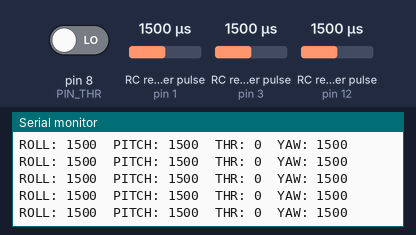
Bench run of a sketch on a simulated Arduino Uno, built with avr-gcc and run on an emulated ATmega328P. Parts: the last lines printed to the serial monitor. Wiring (inferred from the names in the program): 3 × RC receiver channel: data pin 1 / data pin 3 / data pin 12. The inputs (shaded band) are chosen by the test bench; at power-on: RC receiver pulse (sensors on pin 1, pin 3, pin 12) 1500 µs, pin 8 (PIN_THR) LOW.

Above: at 1.2 s.
1.3 s: RC receiver pulse (sensor on pin 1) set to 1020 µs
At 1.42 s:
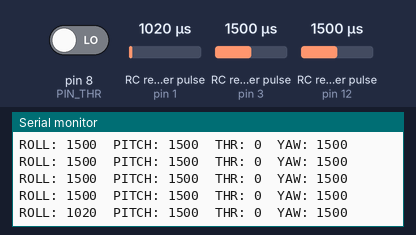
2.8 s: RC receiver pulse (sensor on pin 3) set to 1020 µs
At 2.83 s:
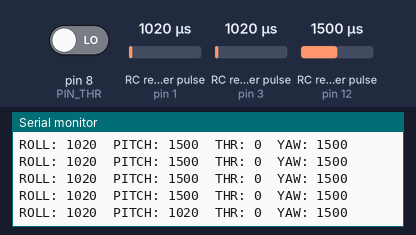
4.3 s: RC receiver pulse (sensor on pin 12) set to 1020 µs
At 4.35 s:
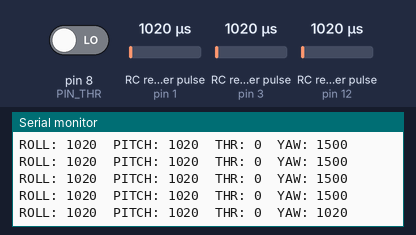
5.8 s: RC receiver pulse (sensor on pin 1) set to 1250 µs
At 5.86 s:
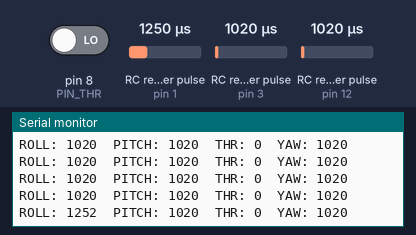
7.3 s: RC receiver pulse (sensor on pin 3) set to 1250 µs
At 7.37 s:
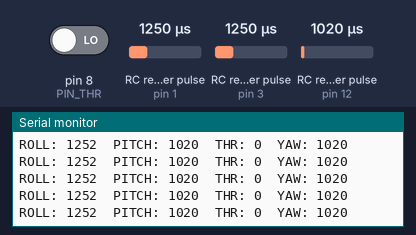
10.3 s: RC receiver pulse (sensor on pin 12) set to 1250 µs
At 10.3 s:
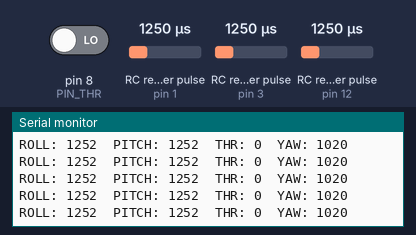
Timing chart, 0 to 12.8 s (numbered marks = the images above; inputs shaded):
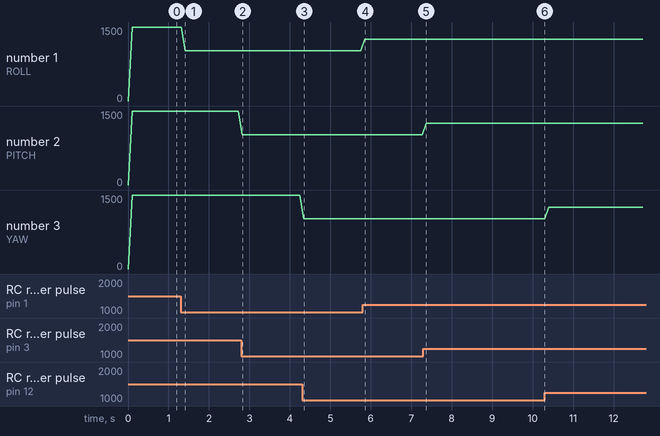

Measured:
- after the input at 1.3 s, the serial monitor: prints a new line after 0.11 s (image 1)
- after the input at 2.8 s, the serial monitor: prints a new line at once (image 2)
- after the input at 4.3 s, the serial monitor: prints a new line at once (image 3)
- after the input at 5.8 s, the serial monitor: prints a new line after 0.06 s (image 4)
- plotted number 1: 1500 → 1020 after the input at 1.3 s, 1020 → 1252 after the input at 5.8 s

The sketch:

rx_testing.ino
```cpp
#include <EnableInterrupt.h>
#include "config.h"

uint16_t rx_values[RX_NUM_CHANNELS];
uint16_t rx_start[RX_NUM_CHANNELS];
volatile uint16_t rx_shared[RX_NUM_CHANNELS];

void setup() {

  Serial.begin(115200);
  while(!Serial);
  Serial.println("Debugging is ON!");

  init_rx();

}

void loop() {

  update_rx();

}
```

receiver.ino
```cpp
void init_rx() {

  pinMode(PIN_ROLL,  INPUT);
  pinMode(PIN_PITCH, INPUT);
  pinMode(PIN_THR,   INPUT);
  pinMode(PIN_YAW,   INPUT);

  enableInterrupt(PIN_ROLL,  calc_roll,  CHANGE);
  enableInterrupt(PIN_PITCH, calc_pitch, CHANGE);
  enableInterrupt(PIN_THR,   calc_thr,   CHANGE);
  enableInterrupt(PIN_YAW,   calc_yaw,   CHANGE);

}

void calc_roll()  { calc_input(ROLL,  PIN_ROLL);  }
void calc_pitch() { calc_input(PITCH, PIN_PITCH); }
void calc_thr()   { calc_input(THR,   PIN_THR);   }
void calc_yaw()   { calc_input(YAW,   PIN_YAW);   }

void rx_read_values() {
  noInterrupts();
  memcpy(rx_values, (const void *)rx_shared, sizeof(rx_shared));
  interrupts();
}

void calc_input(uint8_t channel, uint8_t input_pin) {
  if (digitalRead(input_pin) == HIGH) {
      rx_start[channel] = micros();
  } else {
    uint16_t rx_compare = (uint16_t)(micros() - rx_start[channel]);
    rx_shared[channel] = rx_compare;
  }
}

void update_rx() {

  rx_read_values();

  Serial.print("ROLL: ");  Serial.print(rx_values[ROLL]);  Serial.print('\t');
  Serial.print("PITCH: "); Serial.print(rx_values[PITCH]); Serial.print('\t');
  Serial.print("THR: ");   Serial.print(rx_values[THR]);   Serial.print('\t');
  Serial.print("YAW: ");   Serial.print(rx_values[YAW]);   Serial.print('\n');

  delay(100);

}
```

config.h
```cpp
#define RX_NUM_CHANNELS 4

#define ROLL  0
#define PITCH 1
#define THR   2
#define YAW   3

#define PIN_ROLL  1
#define PIN_PITCH 3
#define PIN_THR   8
#define PIN_YAW   12
```
